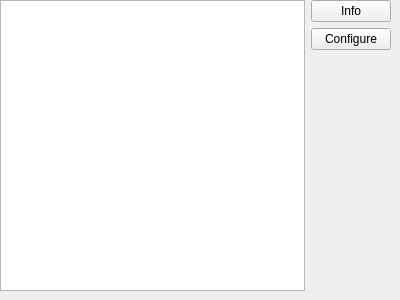
<?xml version="1.0" encoding="UTF-8"?>
<ui version="4.0">
 <class>PluginList</class>
 <widget class="QWidget" name="PluginList">
  <property name="geometry">
   <rect>
    <x>0</x>
    <y>0</y>
    <width>400</width>
    <height>300</height>
   </rect>
  </property>
  <property name="windowTitle">
   <string>Form</string>
  </property>
  <widget class="QWidget" name="horizontalLayoutWidget">
   <property name="geometry">
    <rect>
     <x>0</x>
     <y>0</y>
     <width>391</width>
     <height>291</height>
    </rect>
   </property>
   <layout class="QHBoxLayout" name="horizontalLayout">
    <item>
     <widget class="QListWidget" name="pluginList"/>
    </item>
    <item>
     <layout class="QVBoxLayout" name="verticalLayout">
      <item>
       <widget class="QPushButton" name="infoButton">
        <property name="text">
         <string>Info</string>
        </property>
       </widget>
      </item>
      <item>
       <widget class="QPushButton" name="configButton">
        <property name="text">
         <string>Configure</string>
        </property>
       </widget>
      </item>
      <item>
       <spacer name="verticalSpacer">
        <property name="orientation">
         <enum>Qt::Vertical</enum>
        </property>
        <property name="sizeHint" stdset="0">
         <size>
          <width>20</width>
          <height>40</height>
         </size>
        </property>
       </spacer>
      </item>
     </layout>
    </item>
   </layout>
  </widget>
 </widget>
 <resources/>
 <connections/>
</ui>
